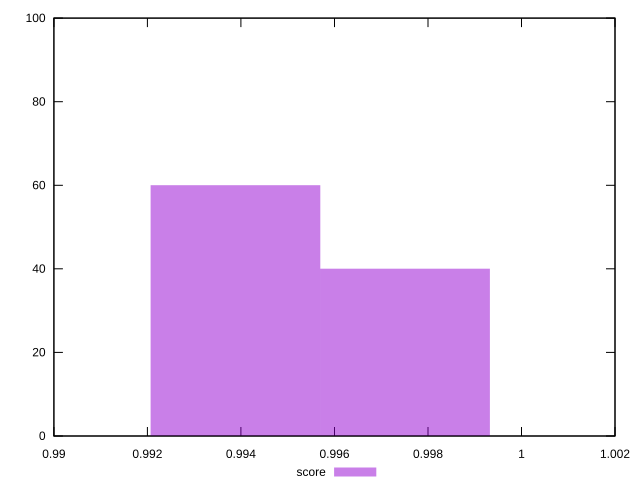

Write gnuplot code to recreate this figure.
reset
set terminal svg size 640, 490 enhanced background rgb 'white'
set output "report_00007_2020-12-11T15:55:29.892Z/interactive/samples/pages+cached+noadtech/score/histogram.svg"

$score <<EOF
0.9938825066838624 60
0.9975098151024165 40
EOF

set key outside below
set boxwidth 0.003627308418554242
set yrange [0:100]
set style fill transparent solid 0.5 noborder

plot \
  $score title "score" with boxes, \


reset
